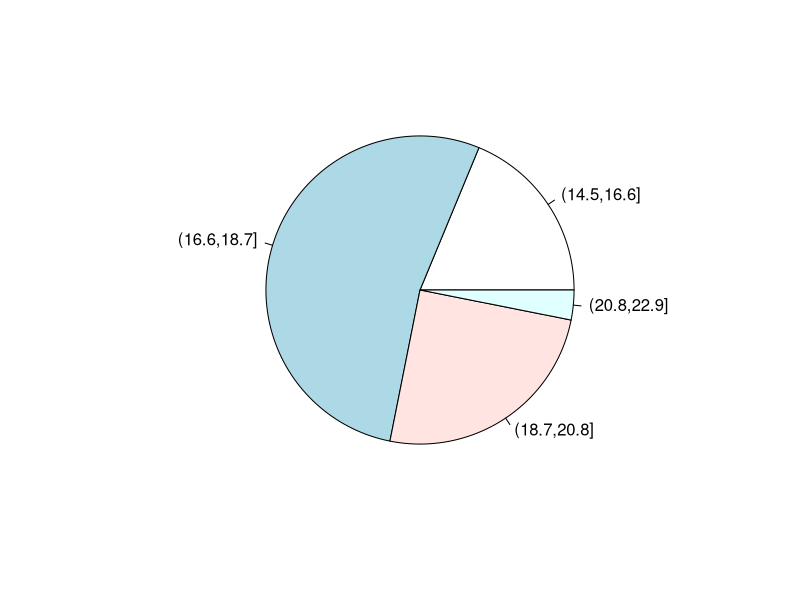
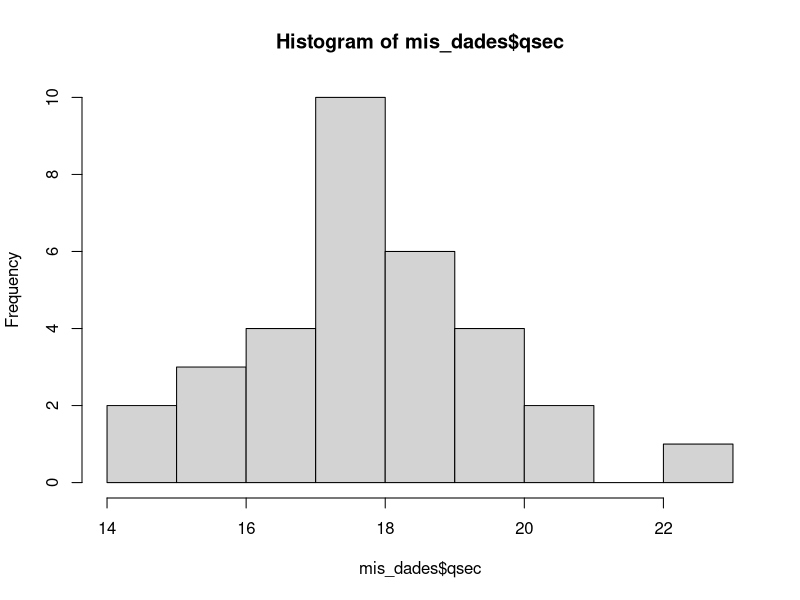
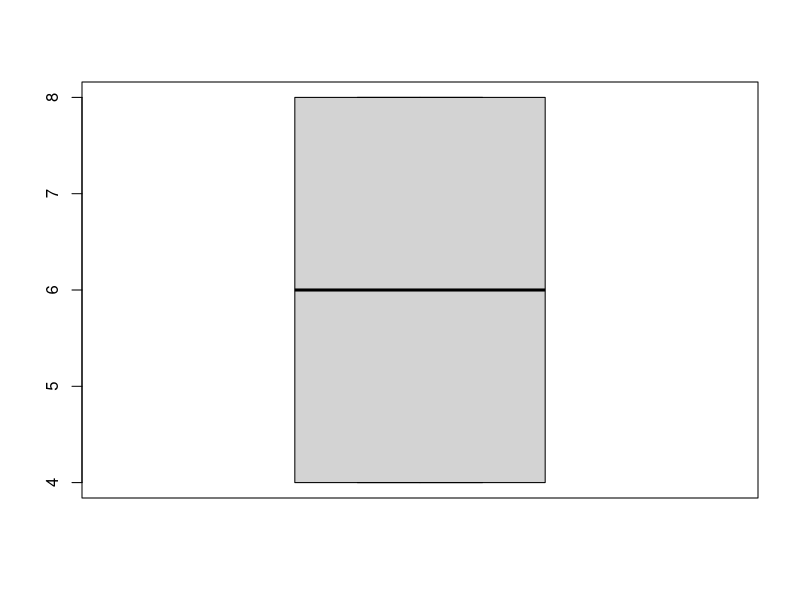

The R script that drew these images, in order:
#Codigo para problema 1

mis_dades <- mtcars #assignacio de variables
mis_dades
qsec_intervalos <- cut(mis_dades$qsec, breaks=4)#parteix en intervals
qsec_intervalos
ni<-table(qsec_intervalos)#Table
sum(ni)
fi<-ni/sum(ni)
fi
pie(fi)
hist(mis_dades$qsec,breaks=10)#histograma
mean(mis_dades$qsec) #Mitjana 
drat<-sort(mis_dades$drat)#ordena major i menor
median(drat) #mediana 
quantile(drat,0.25) # Talla al procenttje que tu li diguis en tant per 1, aixo es un quart
quantile(mis_dades$mpg,0.18)





ne<-table(qsec_intervalos)
fe<-ne/sum(ne)
Ne<-cumsum(ne)#cumulative sum 
Fe<-cumsum(fe)# Mayuscula F i N son x acumuladas
cbind(ne,fe,Ne,Fe)

#Mediddas de centralidad (interquartilic, desviacio tipica, variancia)
#Rango interquartilico es q0.75-q0.25= IQR
IQR(mis_dades$cyl)
quantile(mis_dades$cyl,0.75)-quantile(mis_dades$cyl,0.25)
boxplot(mis_dades$cyl)#Plot de IQR
var(mis_dades$cyl)#variacio corregida
sd(mis_dades$cyl)#desviacio tipica corregida 
